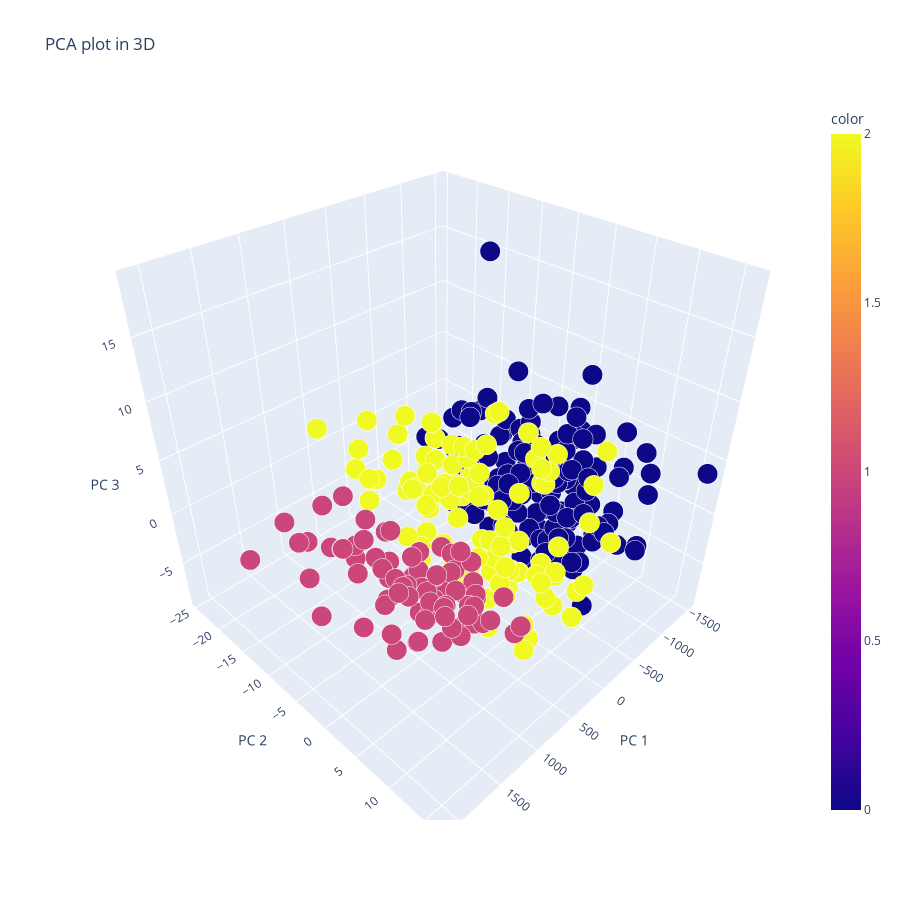

This figure's notebook cell:
### Code cell
PCAplot3D(X, pred_k)

### Figure 1 — Plotly figure (JSON) as saved in the notebook; plotly's stock layout.template omitted (floating-point values rounded to 4 significant figures; data arrays with more than 128 entries replaced by an {"elided": "..."} marker saying what was removed)
{"data": [{"hovertemplate": "PC 1=%{x}<br>PC 2=%{y}<br>PC 3=%{z}<br>size=%{marker.size}<br>color=%{marker.color}<extra></extra>", "legendgroup": "", "marker": {"color": {"elided": "333 int values"}, "coloraxis": "coloraxis", "opacity": 1, "size": {"elided": "333 float values"}, "sizemode": "area", "sizeref": 0.00025, "symbol": "circle"}, "mode": "markers", "name": "", "scene": "scene", "showlegend": false, "type": "scatter3d", "x": {"elided": "333 float values"}, "y": {"elided": "333 float values"}, "z": {"elided": "333 float values"}}], "layout": {"coloraxis": {"colorbar": {"title": {"text": "color"}}, "colorscale": [[0, "#0d0887"], [0.1111, "#46039f"], [0.2222, "#7201a8"], [0.3333, "#9c179e"], [0.4444, "#bd3786"], [0.5556, "#d8576b"], [0.6667, "#ed7953"], [0.7778, "#fb9f3a"], [0.8889, "#fdca26"], [1, "#f0f921"]]}, "height": 900, "legend": {"itemsizing": "constant", "tracegroupgap": 0}, "scene": {"aspectmode": "auto", "aspectratio": {"x": 1, "y": 1, "z": 1}, "domain": {"x": [0, 1], "y": [0, 1]}, "xaxis": {"title": {"text": "PC 1"}, "type": "linear"}, "yaxis": {"title": {"text": "PC 2"}, "type": "linear"}, "zaxis": {"title": {"text": "PC 3"}, "type": "linear"}}, "title": {"text": "PCA plot in 3D"}, "width": 900}}
